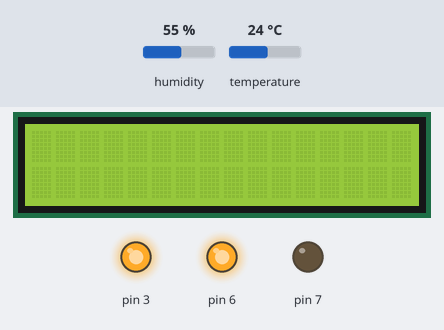
Simulated run of this sketch. Board: Arduino Uno, built with avr-gcc and run on an emulated ATmega328P. Parts: 16×2 character LCD, output pins drawn as LEDs (lit = HIGH). Inputs (shaded band) come from the test bench; at power-on: temperature 24 °C, humidity 55 %.

Above: at 1.2 s.
1.3 s: temperature set to 20.4 °C
At 3.7 s:
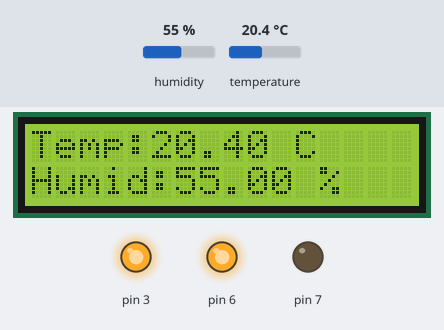
4.5 s: temperature set to 19.6 °C
At 8.4 s:
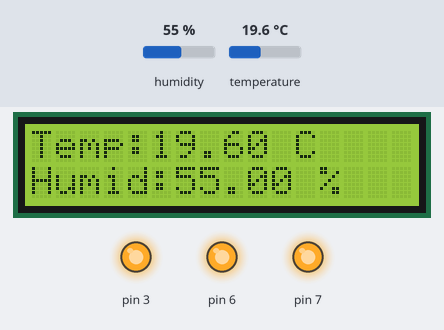
9.0 s: humidity set to 78 %
At 11.7 s:
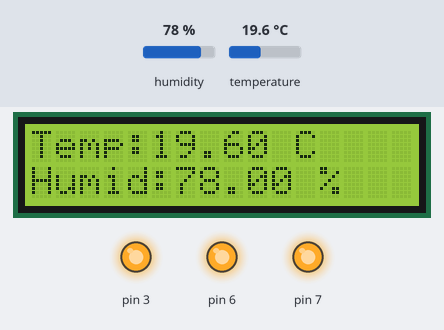
12.0 s: humidity set to 81 %
At 14.1 s:
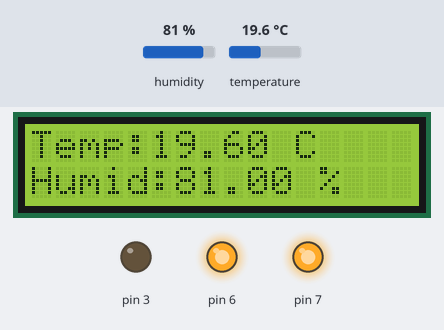
15.0 s: temperature set to 12 °C
At 17.5 s:
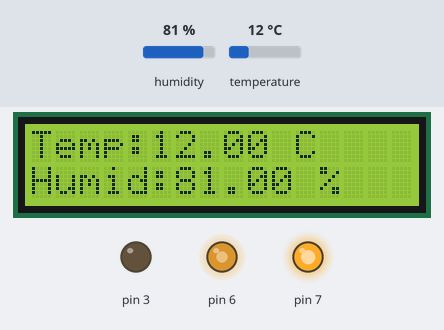
18.0 s: temperature set to 28 °C
At 19.8 s:
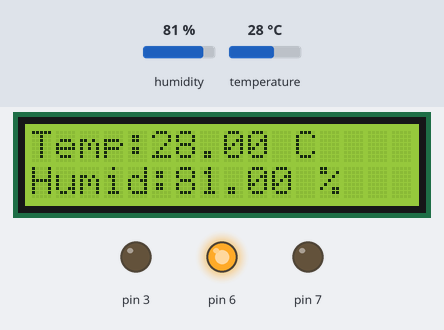
Timing chart, 0 to 21.3 s (numbered marks = the images above; inputs shaded):
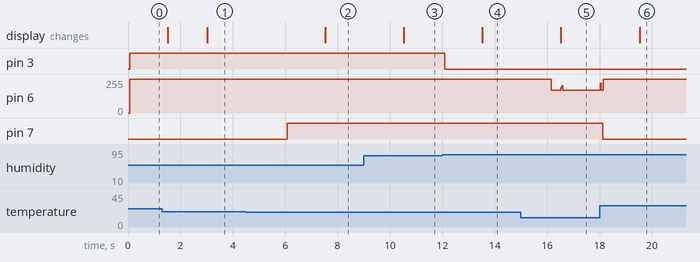

The sketch:

sketch_apr17b.ino
```cpp
/*
 This code is made for an agricultural Arduino feedback system that monitors and controls temperature and humidity.
 The system works to adjust the temperature and humidity inside a green house according to certain conditions,
 to give the best growing environment for potato plants.
 Authors: Capstone Group 22211 - Sharkya STEM School
 Mousa Mohammed - Mahmoud Ahmed - Omar Adel
 Date Modified: 12th April, 2023
 */

// Identifying and assigning Variables.
unsigned long PreviousTime=0;
const unsigned long interval=1500;
unsigned long timer;
#include <LiquidCrystal_I2C.h>
LiquidCrystal_I2C lcd(0x27, 16, 2);
#include <DHT.h>;
#define DHTPIN 8
#define DHTTYPE DHT22
DHT dht(DHTPIN, DHTTYPE);
float t;
float h;
void setup() {
// Giving the pins the signal to begin in the code to be able to give them arguments.
 lcd.init();
 lcd.backlight();
 dht.begin();
 pinMode(7, OUTPUT);
 pinMode(6, OUTPUT);
 pinMode(3, OUTPUT);
}

void loop() {
  digitalWrite(6, HIGH);
    h = dht.readHumidity();
    t = dht.readTemperature();
  timer=millis();
//send the readings of temperature and humidity every 1.5 seconds.
  if(timer-PreviousTime>=interval){
    lcd.setCursor(0, 0);
    lcd.print("Temp:");
    lcd.print(t);
    lcd.print(" C");
    lcd.setCursor(0, 1);
    lcd.print("Humid:");
    lcd.print(h);
    lcd.print(" %");
    PreviousTime=timer;
  }
// setting the condiitons of temperature and humidity's increment or decrement.
    if(t>20) digitalWrite(7, LOW);
    else digitalWrite(7, HIGH);
// If the temperature is higher than the limit, open a cooling fan to decrease it.
    if(t<16) digitalWrite(6, LOW);
    else digitalWrite(6, HIGH);
// If the temperature is lower than the limit, open a TEC to heat up the box and increase it.
    if(h<80) digitalWrite(3, HIGH);
    else digitalWrite(3, LOW);
// If the humidity is lower than the limit, open an air humidifier to increase it.
    if(h>95){
      digitalWrite(6, LOW);
      digitalWrite(7, LOW);
// If the humidity is higher than the limit, the box will be heated by the TEC with air stirring by the fan to decrease it.
   }
 }
```

Measured:
- the behaviour switches between 20.1 and 20 °C on temperature (found by bisection; images 1 and 2)
- the behaviour switches between 79 and 80 % on humidity (found by bisection; images 3 and 4)
- after the input at 1.3 s, the display: first differs from a run without the input after 1.7 s (image 1)
- after the input at 4.5 s, pin 7: LOW → HIGH after 1.6 s; the display: changes after 3.0 s (image 2)
- after the input at 9.0 s, the display: changes after 1.5 s (image 3)
- after the input at 12.0 s, pin 3: HIGH → LOW after 0.10 s; the display: changes after 1.5 s (image 4)
- after the input at 15.0 s, pin 6: 255/255 → 172/255 after 1.1 s; the display: changes after 1.5 s (image 5)
- after the input at 18.0 s, pin 7: HIGH → LOW after 0.11 s; the display: changes after 1.5 s (image 6)
